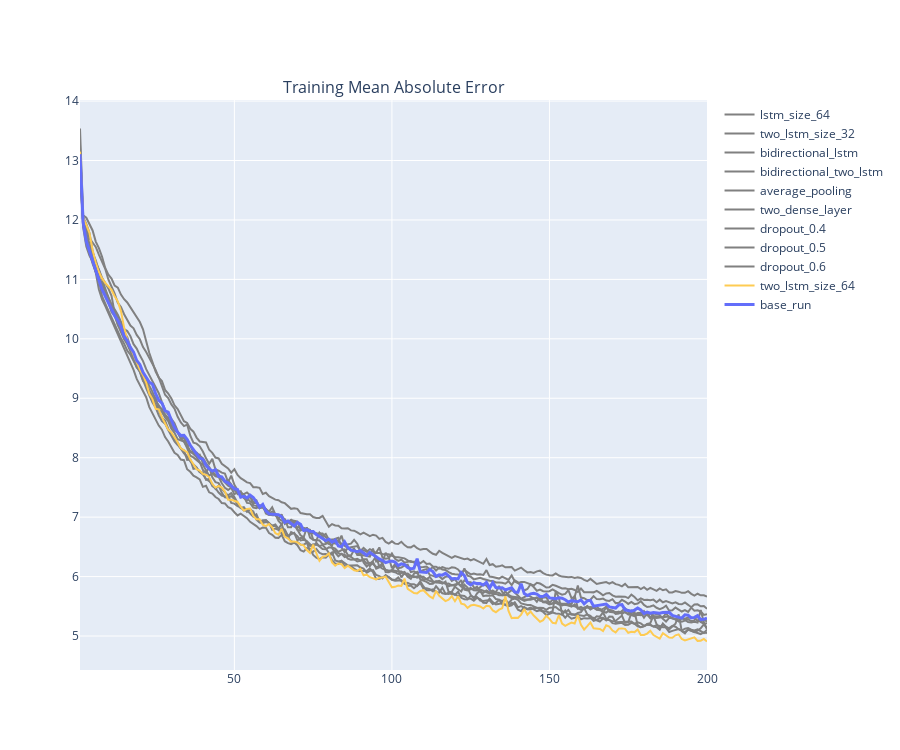

Source (notebook cell):
### Code cell
fig = make_subplots(column_titles=["Training Mean Absolute Error"])
fig.update_layout(height=750)

fig.add_trace(go.Scatter(x=train_mae_IMT_12.index, y=train_mae_IMT_12["value"], name="lstm_size_64", line={"color":"gray"}))
fig.add_trace(go.Scatter(x=train_mae_IMT_13.index, y=train_mae_IMT_13["value"], name="two_lstm_size_32", line={"color":"gray"}))
fig.add_trace(go.Scatter(x=train_mae_IMT_15.index, y=train_mae_IMT_15["value"], name="bidirectional_lstm", line={"color":"gray"}))
fig.add_trace(go.Scatter(x=train_mae_IMT_16.index, y=train_mae_IMT_16["value"], name="bidirectional_two_lstm", line={"color":"gray"}))
fig.add_trace(go.Scatter(x=train_mae_IMT_17.index, y=train_mae_IMT_17["value"], name="average_pooling", line={"color":"gray"}))
fig.add_trace(go.Scatter(x=train_mae_IMT_19.index, y=train_mae_IMT_19["value"], name="two_dense_layer", line={"color":"gray"}))
fig.add_trace(go.Scatter(x=train_mae_IMT_20.index, y=train_mae_IMT_20["value"], name="dropout_0.4", line={"color":"gray"}))
fig.add_trace(go.Scatter(x=train_mae_IMT_21.index, y=train_mae_IMT_21["value"], name="dropout_0.5", line={"color":"gray"}))
fig.add_trace(go.Scatter(x=train_mae_IMT_22.index, y=train_mae_IMT_22["value"], name="dropout_0.6", line={"color":"gray"}))
fig.add_trace(go.Scatter(x=train_mae_IMT_14.index, y=train_mae_IMT_14["value"], name="two_lstm_size_64"))
fig.add_trace(go.Scatter(x=train_mae_IMT_11.index, y=train_mae_IMT_11["value"], name="base_run", line={"width":3}))

### Figure 1 — Plotly figure (JSON) as saved in the notebook; plotly's stock layout.template omitted (floating-point values rounded to 4 significant figures; data arrays with more than 128 entries replaced by an {"elided": "..."} marker saying what was removed)
{"data": [{"line": {"color": "gray"}, "name": "lstm_size_64", "type": "scatter", "x": {"elided": "200 int values"}, "y": {"elided": "200 float values"}}, {"line": {"color": "gray"}, "name": "two_lstm_size_32", "type": "scatter", "x": {"elided": "200 int values"}, "y": {"elided": "200 float values"}}, {"line": {"color": "gray"}, "name": "bidirectional_lstm", "type": "scatter", "x": {"elided": "200 int values"}, "y": {"elided": "200 float values"}}, {"line": {"color": "gray"}, "name": "bidirectional_two_lstm", "type": "scatter", "x": {"elided": "200 int values"}, "y": {"elided": "200 float values"}}, {"line": {"color": "gray"}, "name": "average_pooling", "type": "scatter", "x": {"elided": "200 int values"}, "y": {"elided": "200 float values"}}, {"line": {"color": "gray"}, "name": "two_dense_layer", "type": "scatter", "x": {"elided": "200 int values"}, "y": {"elided": "200 float values"}}, {"line": {"color": "gray"}, "name": "dropout_0.4", "type": "scatter", "x": {"elided": "200 int values"}, "y": {"elided": "200 float values"}}, {"line": {"color": "gray"}, "name": "dropout_0.5", "type": "scatter", "x": {"elided": "200 int values"}, "y": {"elided": "200 float values"}}, {"line": {"color": "gray"}, "name": "dropout_0.6", "type": "scatter", "x": {"elided": "200 int values"}, "y": {"elided": "200 float values"}}, {"name": "two_lstm_size_64", "type": "scatter", "x": {"elided": "200 int values"}, "y": {"elided": "200 float values"}}, {"line": {"width": 3}, "name": "base_run", "type": "scatter", "x": {"elided": "200 int values"}, "y": {"elided": "200 float values"}}], "layout": {"annotations": [{"font": {"size": 16}, "showarrow": false, "text": "Training Mean Absolute Error", "x": 0.5, "xanchor": "center", "xref": "paper", "y": 1, "yanchor": "bottom", "yref": "paper"}], "height": 750, "xaxis": {"anchor": "y", "domain": [0, 1]}, "yaxis": {"anchor": "x", "domain": [0, 1]}}}
